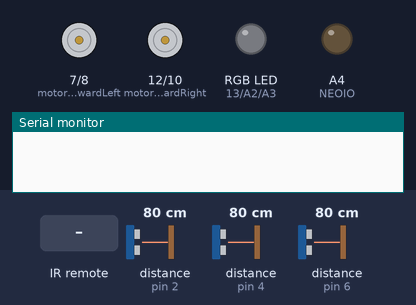
Simulated run of this sketch. Board: Arduino Uno, built with avr-gcc and run on an emulated ATmega328P. On the bench: motor-driver pin pairs drawn as motors (green arrow = first pin HIGH = forward, orange = second pin HIGH = backward, longer = more drive, scaled by the enable pin), an RGB LED mixed from three pins (HIGH = lit), output pins drawn as LEDs (lit = HIGH), the last lines printed to the serial monitor. Dashed ring = blinking. The inputs (shaded band) are chosen by the test bench; at power-on: distance to the obstacle (sensors on pin 2, pin 4, pin 6) 80 cm. The echo pulse lasts 58.3 µs per cm; pins used as bus, display or sensor lines are not drawn.

Above: at 1.2 s.
1.3 s: infrared code 0xFFC23D received
At 2.4 s:
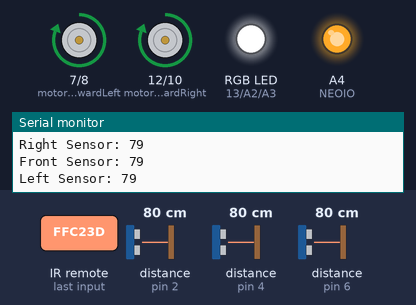
2.8 s: distance to the obstacle (sensor on pin 2) set to 36 cm
5.8 s: distance to the obstacle (sensor on pin 2) set to 29 cm
At 7.1 s:
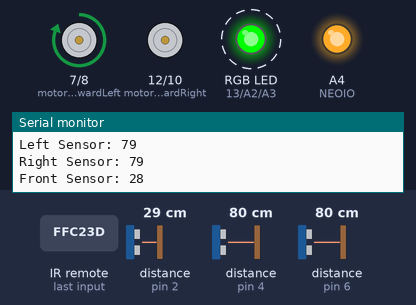
7.4 s: distance to the obstacle (sensor on pin 4) set to 86 cm
At 8.7 s:
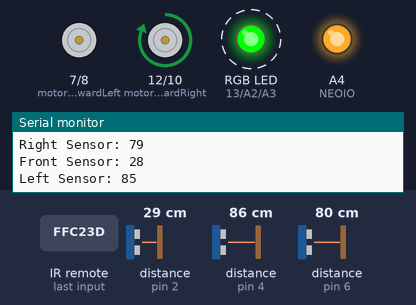
9.0 s: distance to the obstacle (sensor on pin 6) set to 12 cm
10.5 s: distance to the obstacle (sensor on pin 6) set to 9 cm
At 11.0 s:
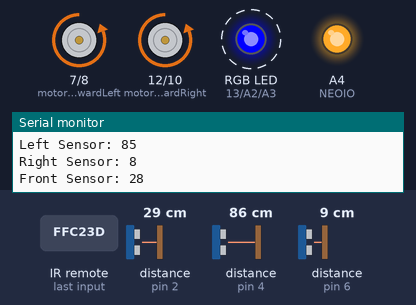
Timing chart, 0 to 13.1 s (numbered marks = the images above; inputs shaded):
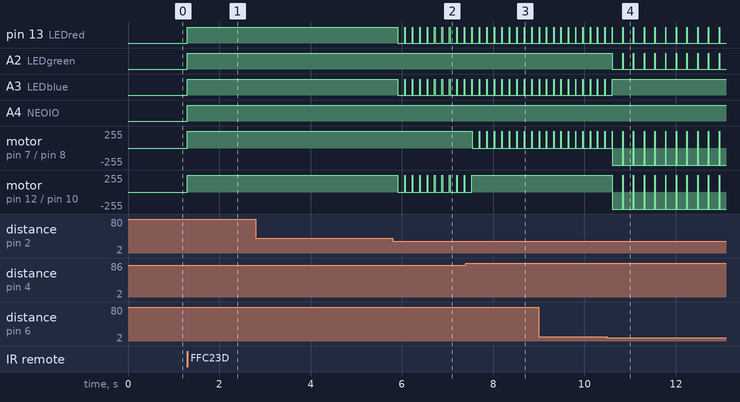

Measured:
- the behaviour switches between 32 and 31 cm on distance to the obstacle (sensor on pin 2) (found by bisection; images 1 and 2)
- the behaviour switches between 80 and 81 cm on distance to the obstacle (sensor on pin 4) (found by bisection; images 2 and 3)
- the behaviour switches between 11 and 10 cm on distance to the obstacle (sensor on pin 6) (found by bisection; images 3 and 4)
- after the input at 1.3 s, pin 13 (LEDred), A2 (LEDgreen), A3 (LEDblue), A4 (NEOIO): LOW → HIGH at once; motor on pin 7 (motorForwardLeft) / pin 8 (motorBackLeft), motor on pin 12 (motorForwardRight) / pin 10 (motorBackRight): stopped → forward 255/255 at once
- after the input at 5.8 s, pin 13 (LEDred), A3 (LEDblue): alternates HIGH for 0.01 s and LOW for 0.15 s, starting after 0.11 s; motor on pin 12 (motorForwardRight) / pin 10 (motorBackRight): alternates forward 255/255 for 0.01 s and stopped for 0.15 s, starting after 0.11 s
- after the input at 7.4 s, motor on pin 7 (motorForwardLeft) / pin 8 (motorBackLeft): alternates forward 255/255 for 0.01 s and stopped for 0.15 s, starting after 0.14 s; motor on pin 12 (motorForwardRight) / pin 10 (motorBackRight): goes on until 7.5 s, then stays forward 255/255
- after the input at 10.5 s, pin 13 (LEDred): alternates HIGH for 0.01 s and LOW for 0.23 s, starting after 0.34 s; A2 (LEDgreen): alternates HIGH for 0.01 s and LOW for 0.23 s, starting after 0.11 s

The sketch:

SWARM_BOTS_V5.ino
```cpp
// SWARM BOTS:
// NEOPIXEL REMOTE ACTIVATION
// MULTI PLAYER RECEIVER CODE
// BUMP CODE
// UPDATED TO SWICH/CASE FORMAT
//////////////////////////////////////////////////////
////////////////////////////////////////////////////
// CONCEPT AND DESIGN BY: Nolan Cash
// WRITEN BY: Nolan Cash
// CoWRITEN BY: Andy Tracy
// SPECIAL THANKS TO:
//      Justus Stahler
//      Christian Restifo
//      CW Kreimer
//      Steve Owens
// See SwarmBots.online for more info //

//Pin numbers definition
const int motorEnableLeft = 9;
const int motorForwardLeft = 7;
const int motorBackLeft = 8;
const int motorEnableRight = 11;
const int motorForwardRight = 12;
const int motorBackRight = 10;
const int trigPinFront = A1;
const int echoPinFront = 2;
const int trigPinLeft = 3;
const int echoPinLeft = 4;
const int trigPinRight = 5;
const int echoPinRight = 6;
const int irPin = A0;
const int NEOIO = A4;

//RGB LED pins
const int LEDred = 13;
const int LEDgreen = A2;
const int LEDblue = A3;

enum Color : int {
  RED   = 1,
  GREEN = 2,
  BLUE  = 4
};

//Variables for the Motors
const int leftMotorSpeed = 255;
const int rightMotorSpeed = 255;
const int delayTime = 150;

//Variables for Ultrasonic Sensors
long durationFront;
int distanceFront;
long durationLeft;
int distanceLeft;
long durationRight;
int distanceRight;
const int minFrontDistance = 30;
const int minSideDistance = 20;
const int stuckDistance = 10;

//Variables for IR Sensor
#include <IRremote.h>
IRrecv irrecv(irPin);
decode_results results;
unsigned long current_code = 0;
boolean runFlag = false;

//Control IR numbers
const long iRIN_ACTIVATION = 16761405;
const long iRIN_botSTOP_R =  16724175;
const long iRIN_botSTOP_G =  16718055;
const long iRIN_botSTOP_B =  16743045;
const long iRIN_botSTOP_RB = 16716015;
const long iRIN_botSTOP_RG = 16726215;
const long iRIN_botSTOP_BG = 16734885;
const long iRIN_BUMP_LEFT =  16753245;
const long iRIN_STALL =      16736925;
const long iRIN_BUMP_RIGHT = 16769565;
const long iRIN_NOPE_LEFT =  16769055;
const long iRIN_NOPE_BACK  = 16754775;
const long iRIN_NOPE_RIGHT = 16748655;

void stop() {
  digitalWrite(motorForwardLeft, LOW);
  digitalWrite(motorBackLeft, LOW);
  digitalWrite(motorForwardRight, LOW);
  digitalWrite(motorBackRight, LOW);
  analogWrite(motorEnableLeft, 0);
  analogWrite(motorEnableRight, 0);
  runFlag = false;
}

// colorValue should be a bitwise combination of Color values, such as
// ( RED | BLUE ) for red and blue
void setLEDs(int colorValue, bool neoValue) {
  digitalWrite(LEDblue, BLUE & colorValue);
  digitalWrite(LEDgreen, GREEN & colorValue);
  digitalWrite(LEDred, RED & colorValue);
  digitalWrite(NEOIO, neoValue);
}

void stopAndSetLEDs(int colorValue) {
  stop();
  setLEDs(colorValue, false);
}

/////////////////////////////////////////////////

void BOT_ForwardFull () {
  digitalWrite(motorForwardLeft, HIGH);
  digitalWrite(motorBackLeft, LOW);
  digitalWrite(motorForwardRight, HIGH);
  digitalWrite(motorBackRight, LOW);
  analogWrite(motorEnableLeft, leftMotorSpeed);
  analogWrite(motorEnableRight, rightMotorSpeed);
  setLEDs(RED | GREEN | BLUE, true);
}

void BOT_Left () {
  digitalWrite(motorForwardLeft, LOW);
  digitalWrite(motorBackLeft, LOW);
  digitalWrite(motorForwardRight, HIGH);
  digitalWrite(motorBackRight, LOW);
  analogWrite(motorEnableLeft, 0);
  analogWrite(motorEnableRight, rightMotorSpeed);
  setLEDs(GREEN, true);
}

void BOT_Right () {
  digitalWrite(motorForwardLeft, HIGH);
  digitalWrite(motorBackLeft, LOW);
  digitalWrite(motorForwardRight, LOW);
  digitalWrite(motorBackRight, LOW);
  analogWrite(motorEnableLeft, leftMotorSpeed);
  analogWrite(motorEnableRight, 0);
  setLEDs(GREEN, true);
}

void BOT_Back () {
  digitalWrite(motorForwardLeft, LOW);
  digitalWrite(motorBackLeft, HIGH);
  digitalWrite(motorForwardRight, LOW);
  digitalWrite(motorBackRight, HIGH);
  analogWrite(motorEnableLeft, leftMotorSpeed);
  analogWrite(motorEnableRight, rightMotorSpeed);
  setLEDs(BLUE, true);
}

void BOT_NOPE_LEFT () {
  digitalWrite(motorForwardLeft, LOW);
  digitalWrite(motorBackLeft, HIGH);
  digitalWrite(motorForwardRight, HIGH);
  digitalWrite(motorBackRight, LOW);
  analogWrite(motorEnableLeft, leftMotorSpeed);
  analogWrite(motorEnableRight, rightMotorSpeed);
  setLEDs(RED | GREEN, true);
}

void BOT_NOPE_BACK () {
  digitalWrite(motorForwardLeft, LOW);
  digitalWrite(motorBackLeft, HIGH);
  digitalWrite(motorForwardRight, HIGH);
  digitalWrite(motorBackRight, LOW);
  analogWrite(motorEnableLeft, leftMotorSpeed);
  analogWrite(motorEnableRight, rightMotorSpeed);
  setLEDs(RED | BLUE, true);
}

void BOT_NOPE_RIGHT () {
  digitalWrite(motorForwardLeft, HIGH);
  digitalWrite(motorBackLeft, LOW);
  digitalWrite(motorForwardRight, LOW);
  digitalWrite(motorBackRight, HIGH);
  analogWrite(motorEnableLeft, leftMotorSpeed);
  analogWrite(motorEnableRight, rightMotorSpeed);
  setLEDs(RED | GREEN, true);
}

void BOT_ObstacleAvoidance (){
  BOT_ForwardFull();
  sensorRead ();

  if ((distanceFront <= minFrontDistance) ||
      (distanceLeft <= minSideDistance) ||
      (distanceRight <= minSideDistance)) {
    if ((distanceLeft < stuckDistance) ||
        (distanceRight < stuckDistance) ||
        (distanceFront < stuckDistance)) {
      BOT_Back();
      delay(1.5*delayTime);
    } else if ((distanceFront <= minFrontDistance) &&
               (distanceLeft <= minSideDistance) &&
               (distanceRight <= minSideDistance)) {
      BOT_Back();
      delay(1.5*delayTime);
    } else if (distanceLeft > distanceRight ) {
      BOT_Left();
      delay(delayTime);
    } else if (distanceLeft <= distanceRight) {
      BOT_Right();
      delay(delayTime);
    }
  }
}

void sensorRead () {
  //Read front sensor value
  digitalWrite(trigPinFront, LOW);
  delayMicroseconds(2);
  digitalWrite(trigPinFront, HIGH);
  delayMicroseconds(10);
  digitalWrite(trigPinFront, LOW);
  durationFront = pulseIn(echoPinFront, HIGH);
  distanceFront = durationFront * 0.034 / 2;

  //Read left sensor value
  digitalWrite(trigPinLeft, LOW);
  delayMicroseconds(2);
  digitalWrite(trigPinLeft, HIGH);
  delayMicroseconds(10);
  digitalWrite(trigPinLeft, LOW);
  durationLeft = pulseIn(echoPinLeft, HIGH);
  distanceLeft = durationLeft * 0.034 / 2;

  //Read right sensor value
  digitalWrite(trigPinRight, LOW);
  delayMicroseconds(2);
  digitalWrite(trigPinRight, HIGH);
  delayMicroseconds(10);
  digitalWrite(trigPinRight, LOW);
  durationRight = pulseIn(echoPinRight, HIGH);
  distanceRight = durationRight * 0.034 / 2;

  Serial.print("Left Sensor: ");
  Serial.println(distanceLeft);
  Serial.print("Right Sensor: ");
  Serial.println(distanceRight);
  Serial.print("Front Sensor: ");
  Serial.println(distanceFront);
}

void setup() {
  pinMode(motorEnableLeft, OUTPUT);
  pinMode(motorForwardLeft, OUTPUT);
  pinMode(motorBackLeft, OUTPUT);
  pinMode(motorEnableRight, OUTPUT);
  pinMode(motorForwardRight, OUTPUT);
  pinMode(motorBackRight, OUTPUT);
  pinMode(trigPinFront, OUTPUT);
  pinMode(echoPinFront, INPUT);
  pinMode(trigPinLeft, OUTPUT);
  pinMode(echoPinLeft, INPUT);
  pinMode(trigPinRight, OUTPUT);
  pinMode(echoPinRight, INPUT);
  pinMode(LEDred, OUTPUT);
  pinMode(LEDgreen, OUTPUT);
  pinMode(LEDblue, OUTPUT);
  pinMode(NEOIO, OUTPUT);

  irrecv.enableIRIn();
  Serial.begin(9600);
}

////////////////////////////////////////////////////////////////////////////////////////////////
///////////////////////////////////////////////////////////////////////////////////////////////

void loop() {
  if (irrecv.decode(&results)) {
    current_code = results.value;
    Serial.print("New code received: ");
    Serial.println(current_code);
    irrecv.resume();

    switch (current_code) {
      case iRIN_ACTIVATION:
        Serial.println("BOT ACTIVATION");
        runFlag = true;
        break;

      case iRIN_botSTOP_R:
        Serial.println("botSTOP_RED");
        stopAndSetLEDs(RED);
        break;

      case iRIN_botSTOP_G:
        Serial.println("botSTOP_GREEN");
        stopAndSetLEDs(GREEN);
        break;

      case iRIN_botSTOP_B:
        Serial.println("botSTOP_BLUE");
        stopAndSetLEDs(BLUE);
        break;

      case iRIN_botSTOP_RB:
        Serial.println("botSTOP_RED_BLUE");
        stopAndSetLEDs(RED | BLUE);
        break;

      case iRIN_botSTOP_RG:
        Serial.println("botSTOP_RED_GREEN");
        stopAndSetLEDs(RED | GREEN);
        break;

      case iRIN_botSTOP_BG:
        Serial.println("botSTOP_BLUE_GREEN");
        stopAndSetLEDs(BLUE | GREEN);
        break;

      case iRIN_BUMP_LEFT:
        if ( runFlag ) {
          Serial.println("BOT_BUMP_LEFT");
          BOT_Left();
          delay(500);
        }
        break;

      case iRIN_BUMP_RIGHT:
        if ( runFlag ) {
          Serial.println("BOT_BUMP_RIGHT");
          BOT_Right();
          delay(500);
        }
        break;

      case iRIN_STALL:
        if ( runFlag ) {
          Serial.println("BOT_STALL");
          BOT_Back();
          delay(500);
        }
        break;

      case iRIN_NOPE_LEFT:
        if ( runFlag ) {
          Serial.println("NOPE_LEFT");
          BOT_NOPE_LEFT();
          delay (350);
        }
        break;

      case iRIN_NOPE_BACK:
        if ( runFlag ) {
          Serial.println("NOOOOPE");
          BOT_NOPE_BACK();
          delay (800);
        }
        break;

      case iRIN_NOPE_RIGHT:
        if ( runFlag ) {
          Serial.println("NOPE_RIGHT");
          BOT_NOPE_RIGHT();
          delay (350);
        }
        break;

      default:
        break;
    }
  }

  if ( runFlag ) {
    BOT_ObstacleAvoidance();
  }
}
```
